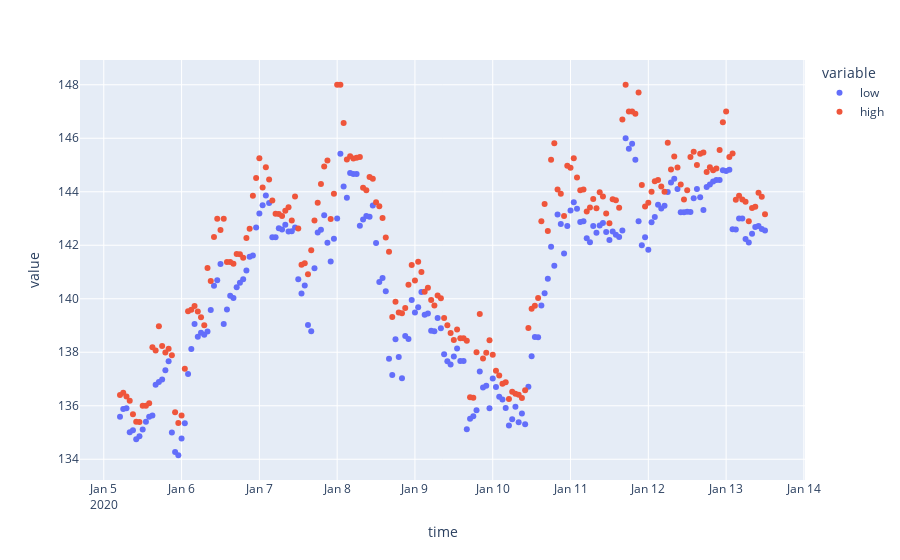

The code cell stored with this chart in its notebook:
### Code cell
df = eth.compile_historic(read_csv=True)

today = datetime.today()

df = df[0:200]

cols = list(df.columns)
df = df[cols[:2]]
px.scatter(df)

### Figure 1 — Plotly figure (JSON) as saved in the notebook; plotly's stock layout.template omitted (floating-point values rounded to 4 significant figures; data arrays with more than 128 entries replaced by an {"elided": "..."} marker saying what was removed)
{"data": [{"hovertemplate": "variable=low<br>time=%{x}<br>value=%{y}<extra></extra>", "legendgroup": "low", "marker": {"color": "#636efa", "symbol": "circle"}, "mode": "markers", "name": "low", "orientation": "v", "showlegend": true, "type": "scatter", "x": {"elided": "200 str values"}, "xaxis": "x", "y": {"elided": "200 float values"}, "yaxis": "y"}, {"hovertemplate": "variable=high<br>time=%{x}<br>value=%{y}<extra></extra>", "legendgroup": "high", "marker": {"color": "#EF553B", "symbol": "circle"}, "mode": "markers", "name": "high", "orientation": "v", "showlegend": true, "type": "scatter", "x": {"elided": "200 str values"}, "xaxis": "x", "y": {"elided": "200 float values"}, "yaxis": "y"}], "layout": {"legend": {"title": {"text": "variable"}, "tracegroupgap": 0}, "margin": {"t": 60}, "xaxis": {"anchor": "y", "domain": [0, 1], "title": {"text": "time"}}, "yaxis": {"anchor": "x", "domain": [0, 1], "title": {"text": "value"}}}}
